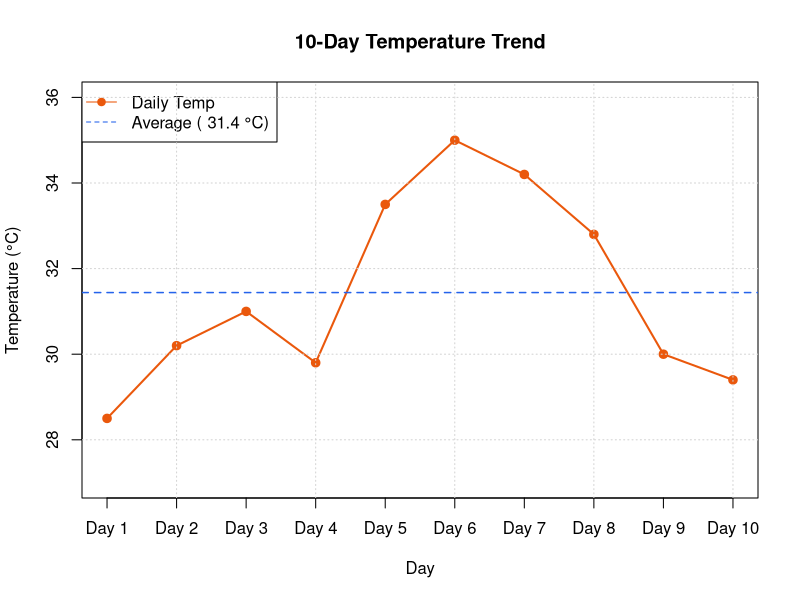

The R source for this figure:
# Question 15: Create 10 daily temperatures; find highest, lowest and average and draw a line plot.

days <- paste("Day", 1:10)
temperatures <- c(28.5, 30.2, 31.0, 29.8, 33.5, 35.0, 34.2, 32.8, 30.0, 29.4)

high_temp <- max(temperatures)
low_temp <- min(temperatures)
avg_temp <- mean(temperatures)

cat("--- Daily Temperatures (Celsius) ---\n")
df <- data.frame(Day=days, Temperature=temperatures)
print(df)

cat("\n--- Statistics ---\n")
cat("Highest Temperature:", high_temp, "°C (", days[which.max(temperatures)], ")\n")
cat("Lowest Temperature :", low_temp, "°C (", days[which.min(temperatures)], ")\n")
cat("Average Temperature:", round(avg_temp, 2), "°C\n")

png("../screenshots/q15_lineplot.png", width=800, height=600, res=120)
plot(1:10, temperatures, type="o", pch=19, col="#ea580c", lwd=2,
     main="10-Day Temperature Trend", xlab="Day", ylab="Temperature (°C)",
     xaxt="n", ylim=c(27, 36))
axis(1, at=1:10, labels=days)
abline(h=avg_temp, col="#2563eb", lty=2, lwd=1.5)
legend("topleft", legend=c("Daily Temp", paste("Average (", round(avg_temp, 1), "°C)")),
       col=c("#ea580c", "#2563eb"), lty=c(1, 2), pch=c(19, NA))
grid()
dev.off()
cat("\nLine plot saved to screenshots/q15_lineplot.png\n")
